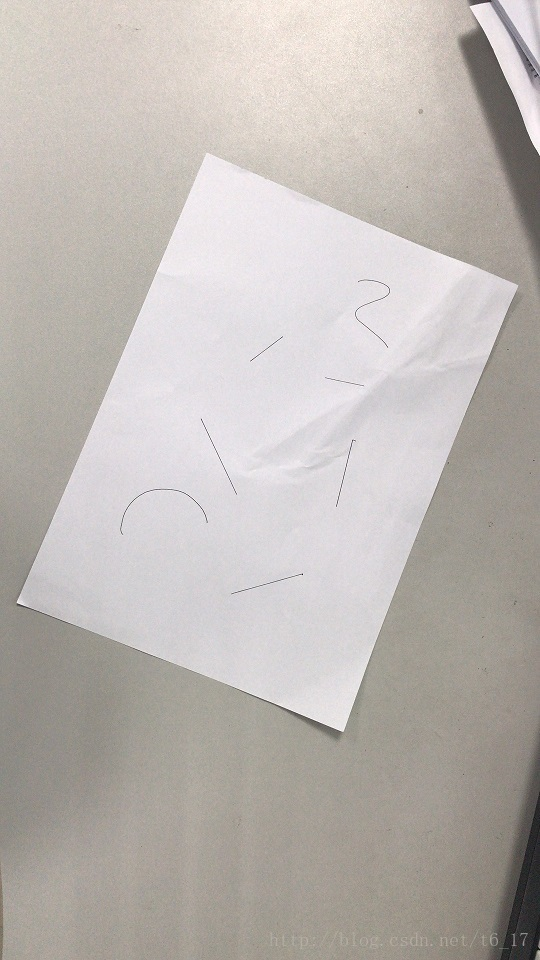
#> input picture 115-伍明-成都/第四周/photo1.jpg, 540 x 960 px
$ python histogram_equalization.py --path '../../115-伍明-成都/第四周/photo1.jpg'
#> lines starting #> are read from the running program, lines starting #| are printed output that depends on the picture
#!/usr/bin/python
# -*- coding: utf-8 -*-

'''
@Project ：badou-Turing
@File    ：histogram_equalization.py
@Author  ：luigi
@Date    ：2021/7/6 上午10:33
'''

import cv2
import numpy as np
import matplotlib.pyplot as plt
import argparse

def equalize(gray):
    """ 直方图均衡化实现方法
    :param gray: 灰度图像
    :type gray: np.ndarray(np.uint8)
    :return: 直方图均衡化的目标图像
    :rtype: np.ndarray(np.uint8)
    """
    h,w = gray.shape
    unique_pixel_origin, counts = np.unique(gray, return_counts=True)

    translation = np.cumsum(counts*256/(h*w)) - 1
    #translation里包含小数，还有可能出现负数，需要做以下处理
    unique_pixel_target = np.round(np.where(translation<0,0,translation)).astype(np.uint8)

    # 参考：https://stackoverflow.com/questions/3403973/fast-replacement-of-values-in-a-numpy-array
    target = np.arange(gray.max()+1)
    target[unique_pixel_origin] = unique_pixel_target
    target = target[gray]

    return target

def main():

    # 测试老师提供的例子
    gray = np.array((1,3,9,9,8,2,1,3,7,3,3,6,0,6,4,6,8,2,0,5,2,9,2,6,0)).reshape((5,5))
    result = equalize(gray)
    print(result)

    ap = argparse.ArgumentParser()
    ap.add_argument('-p','--path',required=True,help="image path for input")
    args = vars(ap.parse_args())
    image = cv2.imread(args["path"])
#> image is the input picture: shape (960, 540, 3); mean B, G, R 179.3, 183.7, 189.4
    gray = cv2.cvtColor(image,cv2.COLOR_BGR2GRAY)
    target_1d = equalize(gray)
#> in equalize (call 2), `unique_pixel_origin, counts = np.unique(gray, return_counts=True)`: unique_pixel_origin = 243 values from 7 to 254; counts = 243 values, max 10004 at index 144, min 1 at index 0, mean 2133.3
#> in equalize (call 2), `translation = np.cumsum(counts*256/(h*w)) - 1`: translation = 243 values from -1 to 255
#> in equalize (call 2), `unique_pixel_target = np.round(np.where(translation<0,0,translation))...`: unique_pixel_target = 243 values from 0 to 255
#> in equalize (call 2), `target = target[gray]`:
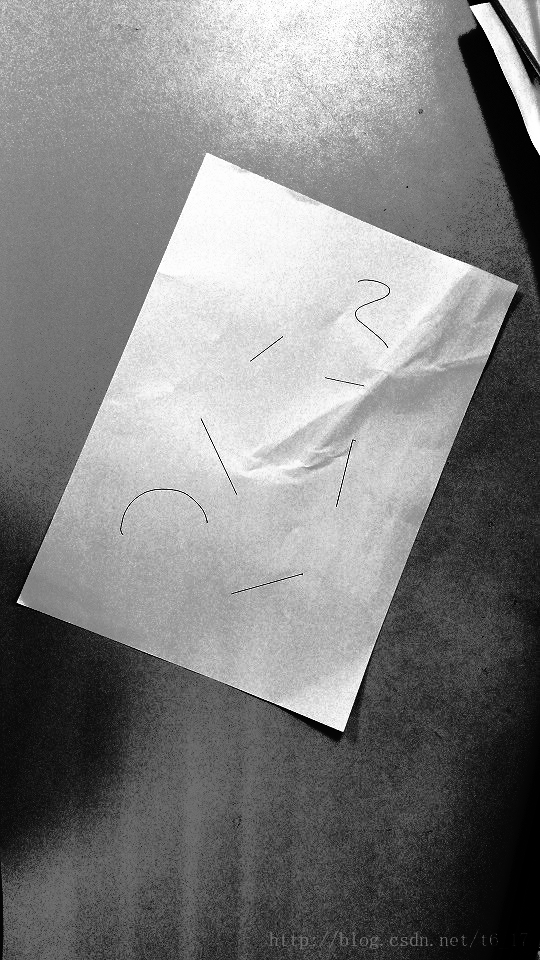
#> target: shape (960, 540) int64; min 0, max 255, mean 128.4

    origin = cv2.cvtColor(image,cv2.COLOR_BGR2RGB)
    b,g,r = cv2.split(image)
    _b = equalize(b)
#> in equalize (call 3), `unique_pixel_origin, counts = np.unique(gray, return_counts=True)`: unique_pixel_origin = 244 values from 0 to 255; counts = 244 values, max 9833 at index 135, min 1 at index 0, mean 2124.6
#> in equalize (call 3), `translation = np.cumsum(counts*256/(h*w)) - 1`: translation = 244 values from -1 to 255
#> in equalize (call 3), `unique_pixel_target = np.round(np.where(translation<0,0,translation))...`: unique_pixel_target = 244 values from 0 to 255
#> in equalize (call 3), `target = target[gray]`:
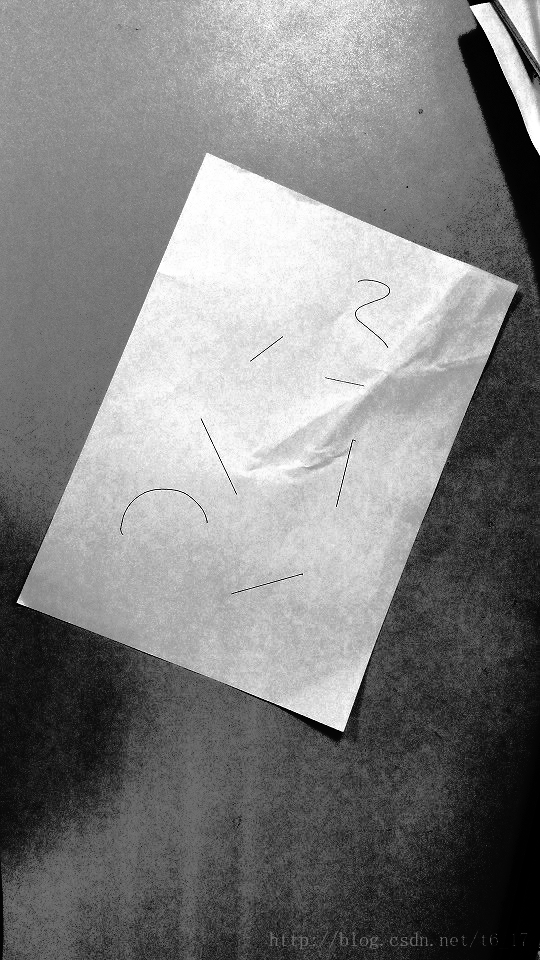
#> target: shape (960, 540) int64; min 0, max 255, mean 128.3
    _g = equalize(g)
    _r = equalize(r)
    target_3d = cv2.merge([_r,_g,_b])
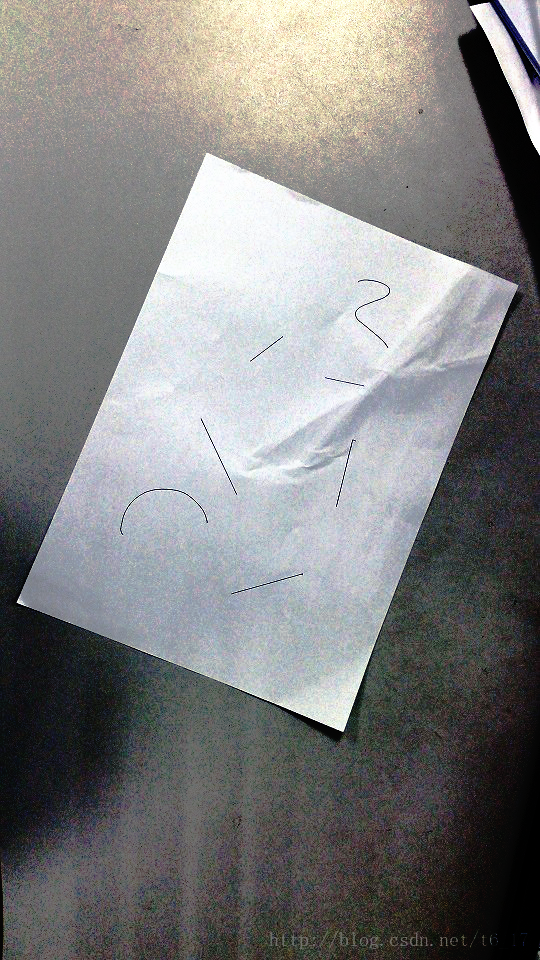
#> target_3d: shape (960, 540, 3) int32; mean R, G, B 128.4, 128.5, 128.3

    plt.subplot(221)
    plt.tight_layout(pad=2.0)  # subplot间距
    plt.title("the original gray picture")
    plt.imshow(gray,cmap='gray')
    plt.subplot(222)
    plt.tight_layout(pad=2.0)  # subplot间距
    plt.title("the equalized gray picture")
    plt.imshow(target_1d,cmap='gray')
    plt.subplot(223)
    plt.tight_layout(pad=2.0)  # subplot间距
    plt.title("the original color picture")
    plt.imshow(origin)
    plt.subplot(224)
    plt.tight_layout(pad=2.0)  # subplot间距
    plt.title("the equalized color picture")
    plt.imshow(target_3d)
    plt.show()
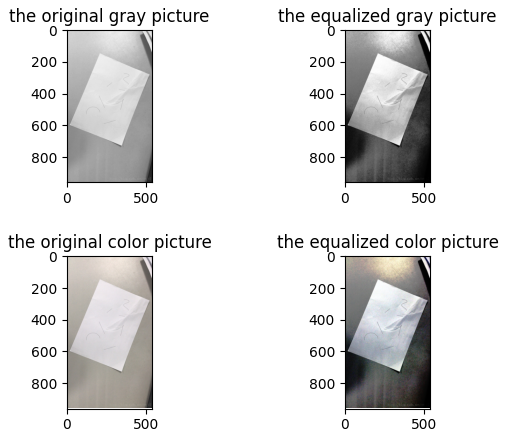
#> figure drawn by matplotlib, 4 panels

if __name__ == '__main__':
    main()
